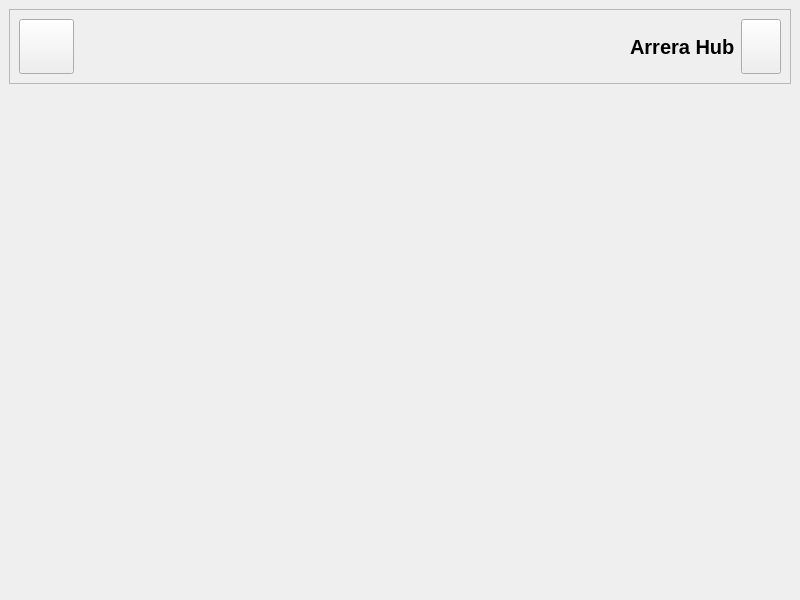
<?xml version="1.0" encoding="UTF-8"?>
<ui version="4.0">
 <class>hub_gui</class>
 <widget class="QMainWindow" name="hub_gui">
  <property name="geometry">
   <rect>
    <x>0</x>
    <y>0</y>
    <width>800</width>
    <height>600</height>
   </rect>
  </property>
  <property name="windowTitle">
   <string>Arrera Hub</string>
  </property>
  <widget class="QWidget" name="centralwidget">
   <layout class="QVBoxLayout" name="verticalLayout">
    <item>
     <widget class="RoundedFrame" name="FRAME_TOP">
      <property name="frameShape">
       <enum>QFrame::Shape::StyledPanel</enum>
      </property>
      <property name="frameShadow">
       <enum>QFrame::Shadow::Raised</enum>
      </property>
      <layout class="QHBoxLayout" name="horizontalLayout">
       <item>
        <widget class="APushButton" name="BTN_ICONE">
         <property name="minimumSize">
          <size>
           <width>55</width>
           <height>55</height>
          </size>
         </property>
         <property name="maximumSize">
          <size>
           <width>55</width>
           <height>55</height>
          </size>
         </property>
         <property name="text">
          <string/>
         </property>
         <property name="icon">
          <iconset resource="ressource.qrc">
           <normaloff>:/icone/asset/icone/linux_win.png</normaloff>:/icone/asset/icone/linux_win.png</iconset>
         </property>
         <property name="iconSize">
          <size>
           <width>45</width>
           <height>45</height>
          </size>
         </property>
        </widget>
       </item>
       <item>
        <spacer name="horizontalSpacer">
         <property name="orientation">
          <enum>Qt::Orientation::Horizontal</enum>
         </property>
         <property name="sizeHint" stdset="0">
          <size>
           <width>40</width>
           <height>20</height>
          </size>
         </property>
        </spacer>
       </item>
       <item>
        <widget class="QLabel" name="LABEL_TOP">
         <property name="font">
          <font>
           <pointsize>15</pointsize>
           <bold>true</bold>
          </font>
         </property>
         <property name="text">
          <string>Arrera Hub</string>
         </property>
        </widget>
       </item>
       <item>
        <widget class="APushButton" name="BTN_UPDATE_DEPOS">
         <property name="maximumSize">
          <size>
           <width>60</width>
           <height>60</height>
          </size>
         </property>
         <property name="text">
          <string/>
         </property>
         <property name="icon">
          <iconset resource="ressource.qrc">
           <normaloff>:/gui/asset/icone/gui/update.png</normaloff>:/gui/asset/icone/gui/update.png</iconset>
         </property>
         <property name="iconSize">
          <size>
           <width>50</width>
           <height>50</height>
          </size>
         </property>
        </widget>
       </item>
      </layout>
     </widget>
    </item>
    <item>
     <widget class="QStackedWidget" name="arrera_hub">
      <property name="currentIndex">
       <number>0</number>
      </property>
      <widget class="QWidget" name="main"/>
      <widget class="QWidget" name="load_page">
       <layout class="QHBoxLayout" name="horizontalLayout_4">
        <item>
         <widget class="QLabel" name="label">
          <property name="font">
           <font>
            <pointsize>30</pointsize>
            <bold>true</bold>
           </font>
          </property>
          <property name="text">
           <string>Chargement ...</string>
          </property>
          <property name="alignment">
           <set>Qt::AlignmentFlag::AlignCenter</set>
          </property>
         </widget>
        </item>
       </layout>
      </widget>
      <widget class="QWidget" name="about">
       <layout class="QVBoxLayout" name="verticalLayout_2">
        <item>
         <layout class="QHBoxLayout" name="horizontalLayout_2">
          <item>
           <spacer name="horizontalSpacer_2">
            <property name="orientation">
             <enum>Qt::Orientation::Horizontal</enum>
            </property>
            <property name="sizeHint" stdset="0">
             <size>
              <width>40</width>
              <height>20</height>
             </size>
            </property>
           </spacer>
          </item>
          <item>
           <widget class="QLabel" name="L_APP_ICON">
            <property name="minimumSize">
             <size>
              <width>0</width>
              <height>0</height>
             </size>
            </property>
            <property name="text">
             <string/>
            </property>
            <property name="pixmap">
             <pixmap resource="ressource.qrc">:/icone/asset/icone/linux_win.png</pixmap>
            </property>
           </widget>
          </item>
          <item>
           <spacer name="horizontalSpacer_3">
            <property name="orientation">
             <enum>Qt::Orientation::Horizontal</enum>
            </property>
            <property name="sizeHint" stdset="0">
             <size>
              <width>40</width>
              <height>20</height>
             </size>
            </property>
           </spacer>
          </item>
         </layout>
        </item>
        <item>
         <widget class="QLabel" name="L_NAME_APP">
          <property name="font">
           <font>
            <pointsize>25</pointsize>
            <bold>true</bold>
           </font>
          </property>
          <property name="lineWidth">
           <number>0</number>
          </property>
          <property name="text">
           <string>Arrera HUB</string>
          </property>
          <property name="alignment">
           <set>Qt::AlignmentFlag::AlignCenter</set>
          </property>
         </widget>
        </item>
        <item>
         <widget class="QLabel" name="L_APP_VERSION">
          <property name="font">
           <font>
            <pointsize>15</pointsize>
           </font>
          </property>
          <property name="text">
           <string>VERSION</string>
          </property>
          <property name="alignment">
           <set>Qt::AlignmentFlag::AlignCenter</set>
          </property>
         </widget>
        </item>
        <item>
         <widget class="QLabel" name="L_COPYRIGHT">
          <property name="text">
           <string>Copyright Arrera Software by Baptiste P 2023-2026</string>
          </property>
          <property name="alignment">
           <set>Qt::AlignmentFlag::AlignCenter</set>
          </property>
         </widget>
        </item>
        <item>
         <layout class="QHBoxLayout" name="horizontalLayout_3">
          <item>
           <widget class="APushButton" name="IDC_GITHUB">
            <property name="font">
             <font>
              <pointsize>15</pointsize>
             </font>
            </property>
            <property name="text">
             <string>Code source</string>
            </property>
           </widget>
          </item>
          <item>
           <spacer name="horizontalSpacer_4">
            <property name="orientation">
             <enum>Qt::Orientation::Horizontal</enum>
            </property>
            <property name="sizeHint" stdset="0">
             <size>
              <width>40</width>
              <height>20</height>
             </size>
            </property>
           </spacer>
          </item>
          <item>
           <widget class="APushButton" name="ID_INTERNET">
            <property name="font">
             <font>
              <pointsize>15</pointsize>
             </font>
            </property>
            <property name="text">
             <string>Site Internet</string>
            </property>
            <property name="iconSize">
             <size>
              <width>21</width>
              <height>16</height>
             </size>
            </property>
           </widget>
          </item>
         </layout>
        </item>
       </layout>
      </widget>
     </widget>
    </item>
   </layout>
  </widget>
 </widget>
 <customwidgets>
  <customwidget>
   <class>APushButton</class>
   <extends>QPushButton</extends>
   <header location="global">arrera_qt/apushbutton.h</header>
  </customwidget>
  <customwidget>
   <class>RoundedFrame</class>
   <extends>QFrame</extends>
   <header location="global">arrera_qt/roundedframe.h</header>
   <container>1</container>
  </customwidget>
 </customwidgets>
 <resources>
  <include location="ressource.qrc"/>
 </resources>
 <connections/>
</ui>
